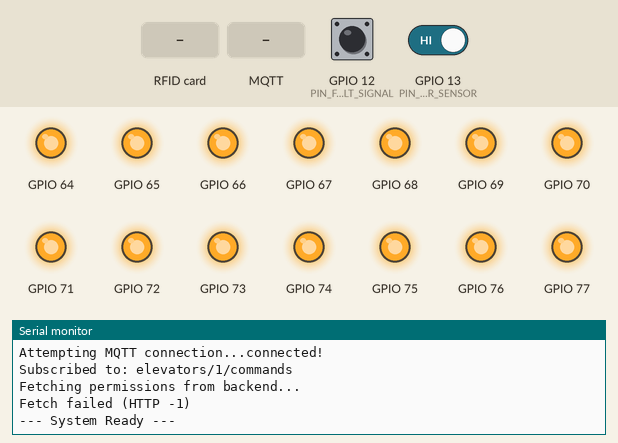
The program below on a simulated ESP32-S3. Shown: output pins drawn as LEDs (lit = HIGH), the last lines printed to the serial monitor. The test bench sets the inputs (shaded band); at power-on: GPIO 12 (PIN_FAULT_SIGNAL) HIGH, GPIO 13 (PIN_DOOR_SENSOR) HIGH. WiFi joins after 1.5 s; servers stay silent unless stated; no MQTT or app messages arrive unless stated.

Above: at 2.9 s.
3.0 s: GPIO 12 (PIN_FAULT_SIGNAL) pulled LOW for 0.15 s
At 4.0 s:
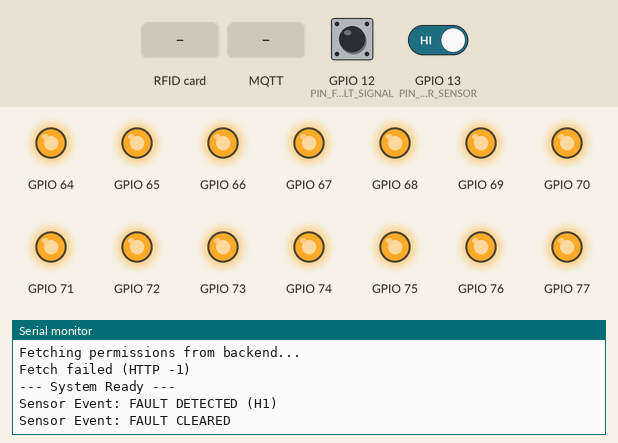
4.7 s: GPIO 13 (PIN_DOOR_SENSOR) driven LOW
At 5.1 s:
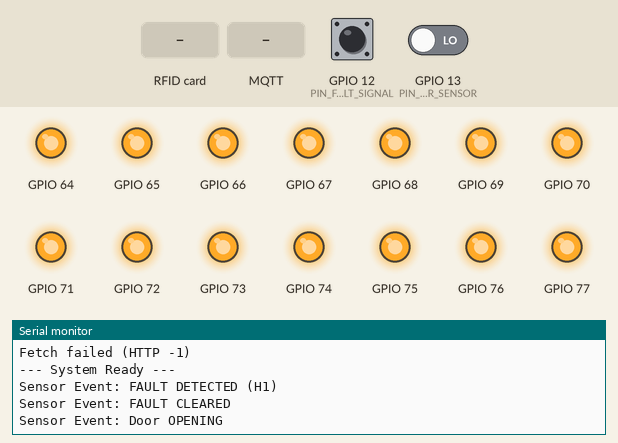
6.2 s: RFID card 5E 7A 19 C4 held to the reader
At 7.4 s:
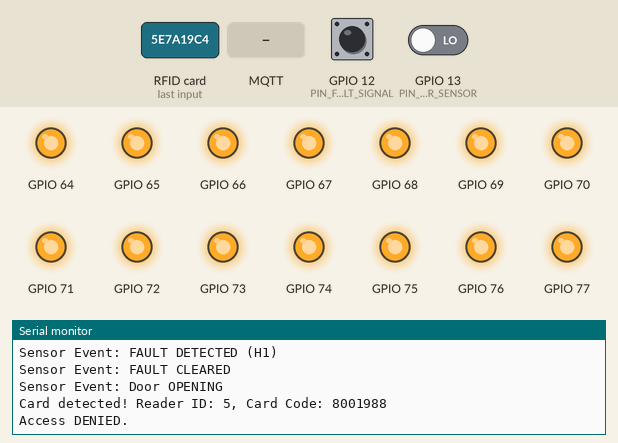
7.7 s: MQTT message "UPDATE_PERMISSIONS" arrives on the first subscribed topic
At 8.5 s:
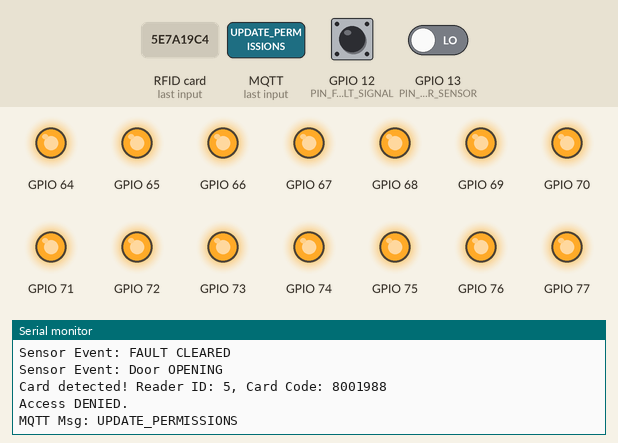
9.2 s: MQTT message "REMOTE_UNLOCK" arrives on the first subscribed topic
At 9.7 s:
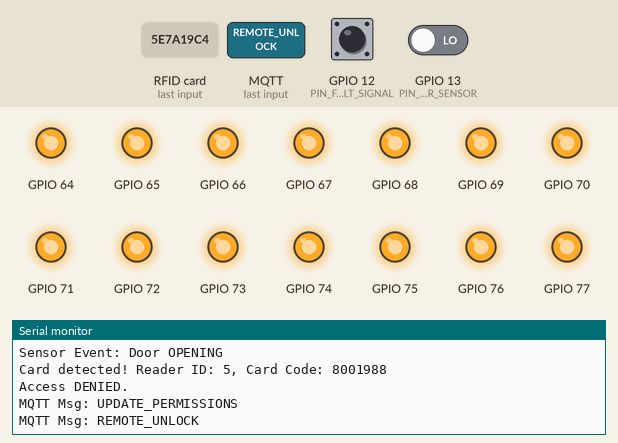
10.7 s: MQTT message "1" arrives on the first subscribed topic
At 12.0 s:
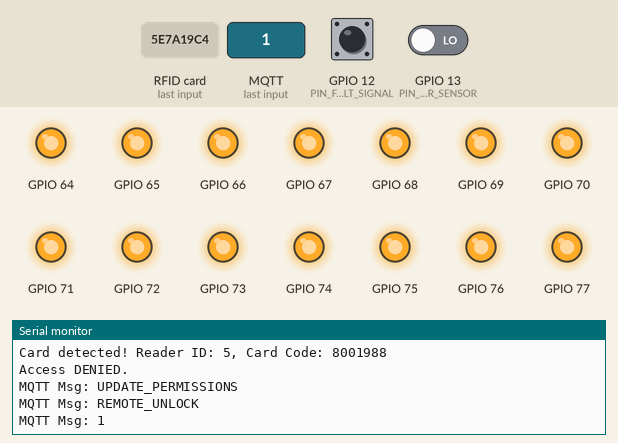

Measured:
- after the input at 3.0 s, the serial monitor: prints a new line at once (image 1)
- after the input at 4.7 s, the serial monitor: prints a new line at once (image 2)
- after the input at 6.2 s, the serial monitor: prints a new line at once (image 3)
- after the input at 7.7 s, the serial monitor: prints a new line at once (image 4)
- after the input at 9.2 s, the serial monitor: prints a new line at once (image 5)
- after the input at 10.7 s, the serial monitor: prints a new line at once (image 6)

The program:

main.cpp
```cpp
#include <Arduino.h>
#include <WiFi.h>
#include <PubSubClient.h>
#include <ArduinoHttpClient.h>
#include <ArduinoJson.h>
#include <vector>

// --- REQUIRED LIBRARIES ---
#include <WIEGAND.h>
#include <Adafruit_MCP23X17.h>
#include <Wire.h>

// --- Wi-Fi Credentials ---
const char* WIFI_SSID = "YOUR_WIFI_SSID";
const char* WIFI_PASSWORD = "YOUR_WIFI_PASSWORD";

// --- Backend and MQTT Configuration ---
const char* BACKEND_SERVER = "192.168.1.15"; // <--- UPDATE THIS to your PC IP
const int   BACKEND_PORT = 3000;
const char* MQTT_BROKER = "broker.hivemq.com";
const int   MQTT_PORT = 1883;

// --- This Specific Elevator's ID ---
const int THIS_ELEVATOR_ID = 1;

// --- Hardware Pins & Settings ---
#define NUM_READERS 8
#define NUM_RELAYS 14
#define ACCESS_GRANTED_DURATION 2000 // ms

// --- NEW: Sensor Pins (Simulated) ---
#define PIN_DOOR_SENSOR 13   // Touch to Ground to simulate Door Open
#define PIN_FAULT_SIGNAL 12  // Touch to Ground to simulate Fault

// ======================================================
//      GLOBAL OBJECTS AND DATA STRUCTURES
// ======================================================

WiFiClient wifiClient;
PubSubClient mqttClient(wifiClient);
HttpClient httpClient(wifiClient, BACKEND_SERVER, BACKEND_PORT);

Adafruit_MCP23X17 mcp;
std::vector<WIEGAND> readers;

// Access Control Data
struct PermissionRule {
  unsigned long card_code;
  int relay_to_activate;
};
std::vector<PermissionRule> permissions;

struct RelayTimer {
  int relay_number;
  unsigned long turn_off_time;
};
std::vector<RelayTimer> active_relays;

// --- NEW: Sensor State Variables ---
int lastDoorState = HIGH;
int lastFaultState = HIGH;
unsigned long lastDebounceTime = 0;


// ======================================================
//      FUNCTION PROTOTYPES
// ======================================================
void setupWifi();
void connectToMqtt();
void fetchPermissions();
void mqttCallback(char* topic, byte* payload, unsigned int length);
void setupReaders();
void setupRelays();
void checkWiegandReaders();
void checkRelayTimers();
void checkSensors(); // <--- NEW
void publishStatus(String status, String code); // <--- NEW
void grantAccess(unsigned long card_code, int reader_id);
void publishAccessEvent(unsigned long card_code, int reader_id, bool granted);


// ======================================================
//      MAIN SETUP & LOOP
// ======================================================
void setup() {
  Serial.begin(115200);
  while (!Serial);
  Serial.println("\n--- Elevator Access Control System Booting Up ---");

  // 1. Setup Sensors (INPUT_PULLUP means HIGH when disconnected, LOW when grounded)
  pinMode(PIN_DOOR_SENSOR, INPUT_PULLUP);
  pinMode(PIN_FAULT_SIGNAL, INPUT_PULLUP);

  setupRelays();
  setupReaders();
  setupWifi();
  connectToMqtt();
  fetchPermissions();

  Serial.println("\n--- System Ready ---");
}

void loop() {
  if (!mqttClient.connected()) {
    connectToMqtt();
  }
  mqttClient.loop();

  // 1. Check Access Control (Cards)
  checkWiegandReaders();

  // 2. Check Relays (Timers)
  checkRelayTimers();

  // 3. Check Real-Time Sensors (Doors/Faults) <--- NEW
  checkSensors();
}


// ======================================================
//      SENSOR & STATUS LOGIC (NEW)
// ======================================================

void checkSensors() {
  // Simple Debounce to prevent flickering updates
  if (millis() - lastDebounceTime < 200) return;

  int currentDoorState = digitalRead(PIN_DOOR_SENSOR);
  int currentFaultState = digitalRead(PIN_FAULT_SIGNAL);

  // --- Check Door Change ---
  if (currentDoorState != lastDoorState) {
    lastDebounceTime = millis();
    lastDoorState = currentDoorState;

    if (currentDoorState == LOW) {
      Serial.println("Sensor Event: Door OPENING");
      publishStatus("DOOR_OPEN", "00");
    } else {
      Serial.println("Sensor Event: Door CLOSED");
      publishStatus("DOOR_CLOSED", "00");
    }
  }

  // --- Check Fault Change ---
  if (currentFaultState != lastFaultState) {
    lastDebounceTime = millis();
    lastFaultState = currentFaultState;

    if (currentFaultState == LOW) {
      Serial.println("Sensor Event: FAULT DETECTED (H1)");
      publishStatus("FAULT", "H1"); // Sending "H1" code
    } else {
      Serial.println("Sensor Event: FAULT CLEARED");
      publishStatus("IDLE", "OK");
    }
  }
}

void publishStatus(String status, String code) {
  if (!mqttClient.connected()) return;

  String topic = "elevators/" + String(THIS_ELEVATOR_ID) + "/status";

  // Create JSON: { "status": "DOOR_OPEN", "code": "00" }
  JsonDocument doc;
  doc["status"] = status;
  doc["code"] = code;

  String msg;
  serializeJson(doc, msg);

  mqttClient.publish(topic.c_str(), msg.c_str());
}


// ======================================================
//      NETWORKING FUNCTIONS (EXISTING)
// ======================================================

void setupWifi() {
  Serial.print("Connecting to Wi-Fi: ");
  Serial.println(WIFI_SSID);
  WiFi.begin(WIFI_SSID, WIFI_PASSWORD);
  while (WiFi.status() != WL_CONNECTED) {
    delay(500);
    Serial.print(".");
  }
  Serial.println("\nWiFi connected!");
  Serial.print("IP Address: ");
  Serial.println(WiFi.localIP());
}

void connectToMqtt() {
  mqttClient.setServer(MQTT_BROKER, MQTT_PORT);
  mqttClient.setCallback(mqttCallback);
  while (!mqttClient.connected()) {
    Serial.print("Attempting MQTT connection...");
    String clientId = "esp32-elevator-" + String(THIS_ELEVATOR_ID);
    if (mqttClient.connect(clientId.c_str())) {
      Serial.println("connected!");

      // Subscribe to Command Topic
      String commandTopic = "elevators/" + String(THIS_ELEVATOR_ID) + "/commands";
      mqttClient.subscribe(commandTopic.c_str());
      Serial.println("Subscribed to: " + commandTopic);

    } else {
      Serial.print("failed, rc=");
      Serial.print(mqttClient.state());
      Serial.println(" try again in 5s");
      delay(5000);
    }
  }
}

void fetchPermissions() {
  Serial.println("\nFetching permissions from backend...");
  String apiPath = "/permissions/elevator/" + String(THIS_ELEVATOR_ID);
  httpClient.get(apiPath);

  int statusCode = httpClient.responseStatusCode();
  String response = httpClient.responseBody();

  if (statusCode == 200) {
    JsonDocument doc;
    DeserializationError error = deserializeJson(doc, response);
    if (!error) {
      permissions.clear(); // Clear old permissions
      for (JsonObject rule : doc.as<JsonArray>()) {
        unsigned long code = strtoul(rule["card"]["code"], NULL, 10);
        int relay = rule["relay"];
        if (code > 0) {
          permissions.push_back({code, relay});
        }
      }
      Serial.printf("Loaded %d permissions.\n", permissions.size());
    }
  } else {
    Serial.printf("Fetch failed (HTTP %d)\n", statusCode);
  }
}

void mqttCallback(char* topic, byte* payload, unsigned int length) {
  payload[length] = '\0';
  String message = (char*)payload;
  Serial.printf("MQTT Msg: %s\n", message.c_str());

  StaticJsonDocument<256> doc;
  deserializeJson(doc, message);
  const char* command = doc["command"];

  if (command && strcmp(command, "UPDATE_PERMISSIONS") == 0) {
    fetchPermissions();
  }
  else if (command && strcmp(command, "REMOTE_UNLOCK") == 0) {
    int relay = doc["relay"] | -1;
    if (relay >= 0 && relay < NUM_RELAYS) {
      mcp.digitalWrite(relay, LOW);
      active_relays.push_back({relay, millis() + ACCESS_GRANTED_DURATION});
    }
  }
  // Note: We don't strictly need ACCESS_RESPONSE logic here if the local check works,
  // but we keep it compatible with your existing setup.
}


void publishAccessEvent(unsigned long card_code, int reader_id, bool granted) {
    if (!mqttClient.connected()) return;

    String topic = "elevators/" + String(THIS_ELEVATOR_ID) + "/access_event";
    JsonDocument doc;
    doc["card_code"] = String(card_code);
    doc["reader_id"] = reader_id;
    doc["status"] = granted ? "GRANTED" : "DENIED";

    String message;
    serializeJson(doc, message);
    mqttClient.publish(topic.c_str(), message.c_str());
}

// ======================================================
//      HARDWARE & LOGIC FUNCTIONS (EXISTING)
// ======================================================

void setupReaders() {
  Serial.println("Initializing Wiegand readers...");
  const int wiegand_pins[NUM_READERS][2] = {
    {1, 2}, {3, 4}, {5, 6}, {7, 10},
    {11, 12}, {13, 14}, {15, 16}, {17, 18}
  };
  for (int i = 0; i < NUM_READERS; i++) {
    readers.emplace_back();
    readers[i].begin(wiegand_pins[i][0], wiegand_pins[i][1]);
  }
}

void setupRelays() {
  Serial.println("Initializing relay controller (MCP23017)...");
  Wire.begin();
  if (!mcp.begin_I2C()) {
    Serial.println("Error: MCP23017 not found. Check wiring.");
    while (1);
  }
  for (int i = 0; i < NUM_RELAYS; i++) {
    mcp.pinMode(i, OUTPUT);
    mcp.digitalWrite(i, HIGH);
  }
}

void checkWiegandReaders() {
  for (int i = 0; i < NUM_READERS; i++) {
    if (readers[i].available()) {
      unsigned long code = readers[i].getCode();
      Serial.printf("Card detected! Reader ID: %d, Card Code: %lu\n", i, code);
      grantAccess(code, i);
    }
  }
}

void grantAccess(unsigned long card_code, int reader_id) {
  bool accessGranted = false;
  for (const auto& rule : permissions) {
    if (rule.card_code == card_code) {
      Serial.printf("Access GRANTED. Relay %d.\n", rule.relay_to_activate);
      mcp.digitalWrite(rule.relay_to_activate, LOW);
      active_relays.push_back({rule.relay_to_activate, millis() + ACCESS_GRANTED_DURATION});
      accessGranted = true;
      break;
    }
  }

  if (!accessGranted) {
    Serial.println("Access DENIED.");
  }
  publishAccessEvent(card_code, reader_id, accessGranted);
}

void checkRelayTimers() {
  if (active_relays.empty()) return;
  unsigned long current_time = millis();
  for (auto it = active_relays.begin(); it != active_relays.end(); ) {
    if (current_time >= it->turn_off_time) {
      Serial.printf("Relay %d OFF.\n", it->relay_number);
      mcp.digitalWrite(it->relay_number, HIGH);
      it = active_relays.erase(it);
    } else {
      ++it;
    }
  }
}
```
